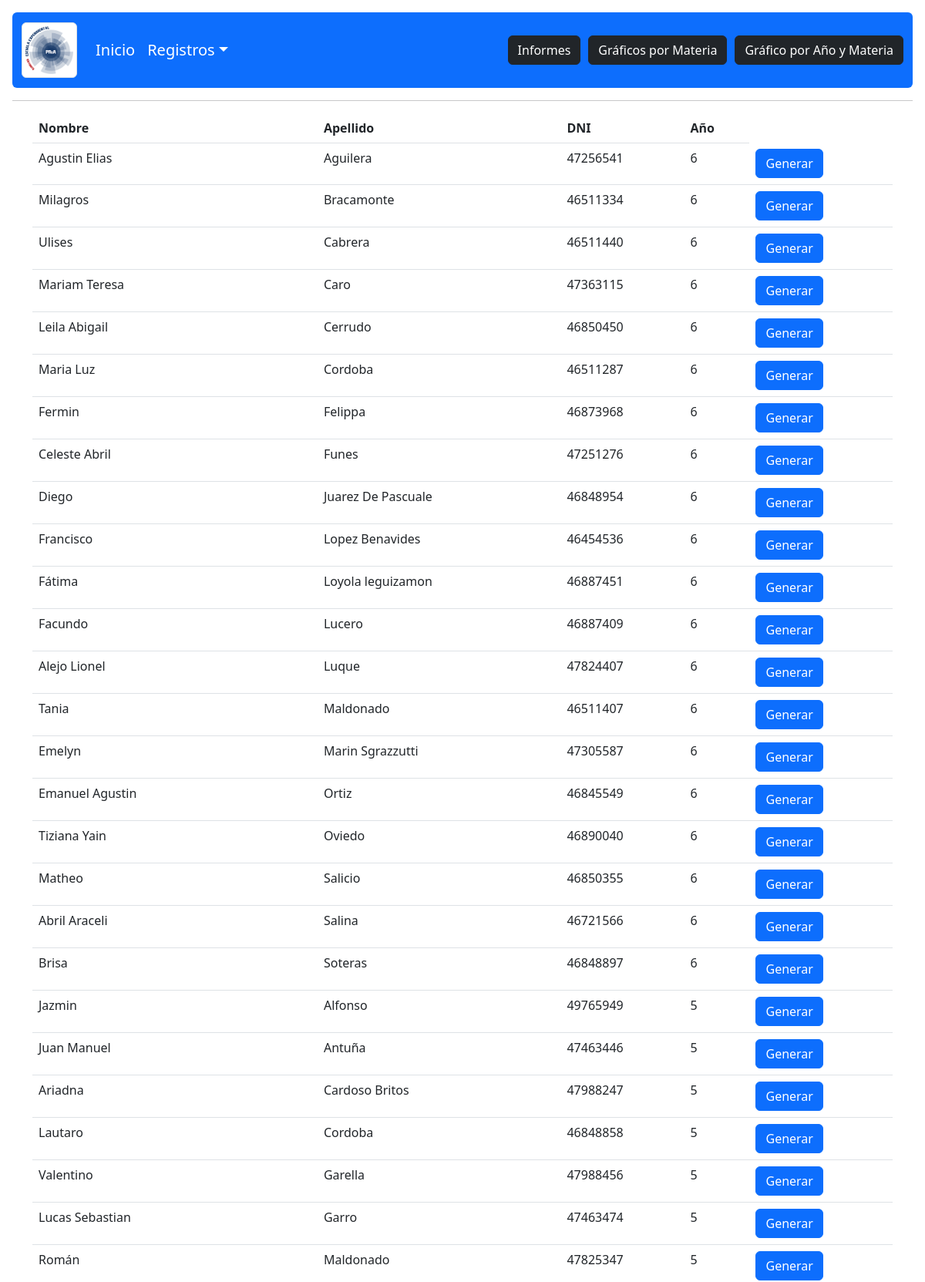
Page /proa/informes (upper part) on the committed database.
### proa/models.py (models this page shows)
class Alumno(models.Model):
    dni = models.CharField(max_length=10, primary_key=True, verbose_name='DNI')
    nombre = models.CharField(max_length=100, verbose_name='Nombre')
    apellido = models.CharField(max_length=100, verbose_name='Apellido')
    fecha_nacimiento = models.DateField(verbose_name='Fecha de nacimiento', blank=True, null=True)
    email = models.EmailField(verbose_name='Email')
    repitio = models.BooleanField(verbose_name='Repitio?',default=None, null=True)
    curso = models.ForeignKey(Curso, on_delete=models.CASCADE, blank=True, null=True)

class Curso(models.Model):
    id = models.BigAutoField(primary_key=True,verbose_name='ID Curso')
    anio = models.IntegerField(verbose_name='Año')

### proa/views_informes.py (the view)
# urls.py: path('', views.index),
def index(request):
    alumnos = Alumno.objects.all()
    return render(request, 'informes/index.html',{ "alumnos": alumnos})

### proa/templates/informes/index.html (shortened to what this page needs)
{% extends "base_template.html" %}
{% load static %}
{% block content %}
<div class="container">
  <table class="table">
      <thead>
          <tr>
              <th scope="col">Nombre</th>
              <th scope="col">Apellido</th>
              <th scope="col">DNI</th>
              <th scope="col">Año</th>
          </tr>
      </thead>
      <tbody>
          {% for alumno in alumnos %}
          <tr>
            <td>{{alumno.nombre}}</td>
            <td>{{alumno.apellido}}</td>
            <td>{{alumno.dni}}</td>
            <td>{{alumno.curso.anio}}</td>
            <td>
              <a class="btn btn-primary" href="/proa/informes/generar?DNI={{alumno.dni}}" role="button">Generar</a>
            </td>
          </tr>
          {% endfor %}
      </tbody>
  </table>
</div>
{% endblock %}

### rows in the picture
Alumno: nombre "Agustin Elias", apellido "Aguilera", dni "47256541", curso.anio "6"
Alumno: nombre "Milagros", apellido "Bracamonte", dni "46511334", curso.anio "6"
Alumno: nombre "Ulises", apellido "Cabrera", dni "46511440", curso.anio "6"
Alumno: nombre "Mariam Teresa", apellido "Caro", dni "47363115", curso.anio "6"
Alumno: nombre "Leila Abigail", apellido "Cerrudo", dni "46850450", curso.anio "6"
Alumno: nombre "Maria Luz", apellido "Cordoba", dni "46511287", curso.anio "6"
Alumno: nombre "Fermin", apellido "Felippa", dni "46873968", curso.anio "6"
Alumno: nombre "Celeste Abril", apellido "Funes", dni "47251276", curso.anio "6"
Alumno: nombre "Diego", apellido "Juarez De Pascuale", dni "46848954", curso.anio "6"
Alumno: nombre "Francisco", apellido "Lopez Benavides", dni "46454536", curso.anio "6"
Alumno: nombre "Fátima", apellido "Loyola leguizamon", dni "46887451", curso.anio "6"
Alumno: nombre "Facundo", apellido "Lucero", dni "46887409", curso.anio "6"
Alumno: nombre "Alejo Lionel", apellido "Luque", dni "47824407", curso.anio "6"
Alumno: nombre "Tania", apellido "Maldonado", dni "46511407", curso.anio "6"
Alumno: nombre "Emelyn", apellido "Marin Sgrazzutti", dni "47305587", curso.anio "6"
Alumno: nombre "Emanuel Agustin", apellido "Ortiz", dni "46845549", curso.anio "6"
Alumno: nombre "Tiziana Yain", apellido "Oviedo", dni "46890040", curso.anio "6"
Alumno: nombre "Matheo", apellido "Salicio", dni "46850355", curso.anio "6"
Alumno: nombre "Abril Araceli", apellido "Salina", dni "46721566", curso.anio "6"
Alumno: nombre "Brisa", apellido "Soteras", dni "46848897", curso.anio "6"
Alumno: nombre "Jazmin", apellido "Alfonso", dni "49765949", curso.anio "5"
Alumno: nombre "Juan Manuel", apellido "Antuña", dni "47463446", curso.anio "5"
Alumno: nombre "Ariadna", apellido "Cardoso Britos", dni "47988247", curso.anio "5"
Alumno: nombre "Lautaro", apellido "Cordoba", dni "46848858", curso.anio "5"
Alumno: nombre "Valentino", apellido "Garella", dni "47988456", curso.anio "5"
Alumno: nombre "Lucas Sebastian", apellido "Garro", dni "47463474", curso.anio "5"
Alumno: nombre "Román", apellido "Maldonado", dni "47825347", curso.anio "5"
